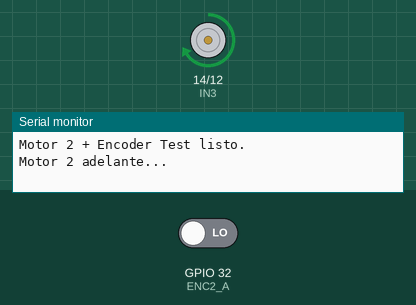
Recording of a sketch running on a simulated ESP32. Shown: motor-driver pin pairs drawn as motors (green arrow = first pin HIGH = forward, orange = second pin HIGH = backward, longer = more drive, scaled by the enable pin), the last lines printed to the serial monitor. The test bench sets the inputs (shaded band); at power-on: GPIO 32 (ENC2_A) LOW.

Above: at 0.5 s.
At 1.5 s:
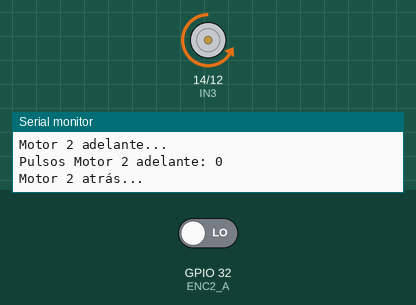
At 3.0 s:
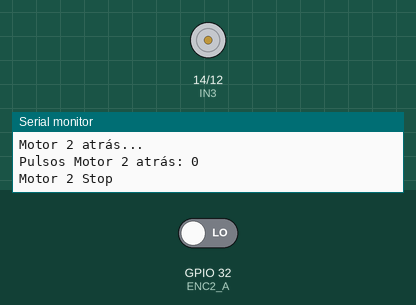
Timing chart, 0 to 5.2 s (numbered marks = the images above):
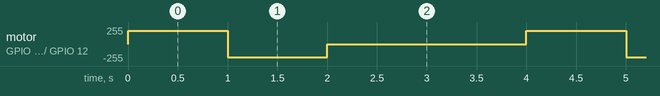

The sketch:

prueba_motor_2.ino
```cpp
#include "driver/ledc.h"

// ---------------------------
// CONFIGURACIÓN DE PINES (MOTOR 2)
// ---------------------------
#define IN3 14
#define IN4 12
#define ENB 13   // PWM motor 2

#define ENC2_A 32
#define ENC2_B 33

// ---------------------------
// VARIABLES DEL ENCODER MOTOR 2
// ---------------------------
volatile long encoder2Count = 0;

// ---------------------------
// INTERRUPCIÓN FASE A MOTOR 2
// ---------------------------
void IRAM_ATTR encoder2ISR() {
  int A = digitalRead(ENC2_A);
  int B = digitalRead(ENC2_B);

  if (A == B) encoder2Count += 1;
  else        encoder2Count -= 1;
}

void setup() {
  Serial.begin(115200);

  // Pines del motor 2
  pinMode(IN3, OUTPUT);
  pinMode(IN4, OUTPUT);

  // Pines encoder motor 2
  pinMode(ENC2_A, INPUT);
  pinMode(ENC2_B, INPUT);
  attachInterrupt(digitalPinToInterrupt(ENC2_A), encoder2ISR, CHANGE);

  // PWM para ENB
  ledcAttach(ENB, 20000, 8);   // pin, frecuencia 20kHz, resolución 8 bits

  Serial.println("Motor 2 + Encoder Test listo.");
}

void loop() {
  // MOTOR 2 ADELANTE
  Serial.println("Motor 2 adelante...");
  digitalWrite(IN3, HIGH);
  digitalWrite(IN4, LOW);
  encoder2Count = 0;
  ledcWrite(ENB, 200);   // velocidad media
  delay(1000);

  Serial.print("Pulsos Motor 2 adelante: ");
  Serial.println(encoder2Count);

  // MOTOR 2 ATRÁS
  Serial.println("Motor 2 atrás...");
  digitalWrite(IN3, LOW);
  digitalWrite(IN4, HIGH);
  encoder2Count = 0;
  ledcWrite(ENB, 200);
  delay(1000);

  Serial.print("Pulsos Motor 2 atrás: ");
  Serial.println(encoder2Count);

  // STOP
  Serial.println("Motor 2 Stop");
  digitalWrite(IN3, LOW);
  digitalWrite(IN4, LOW);
  ledcWrite(ENB, 0);
  delay(2000);
}
```

Measured:
- by itself, motor on GPIO 14 (IN3) / GPIO 12 (IN4): repeats every 4.0 s: backward 199/255 1.0 s, stopped 2.0 s, forward 199/255 1.0 s
